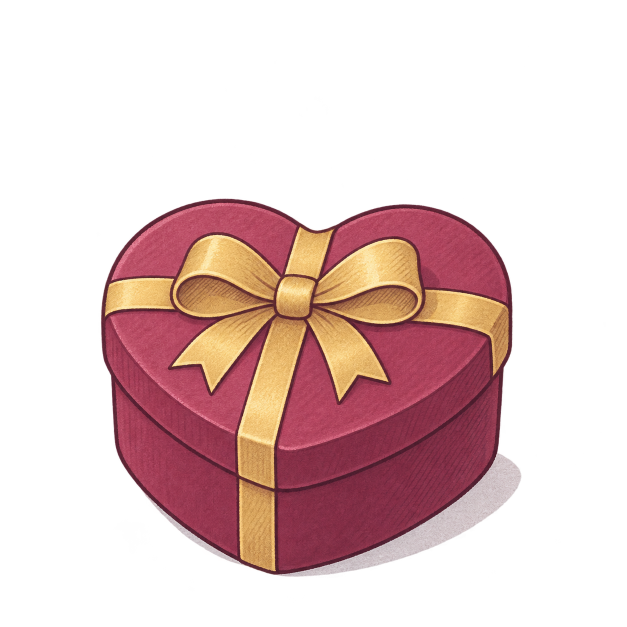
#> input picture design/art/_checks/b3-chocolate-heart-source.png, 1254 x 1254 px (shown at 1/2 size)
$ python finish-b4-vinyl.py --assembled-source ../_checks/b3-chocolate-heart-source.png --record-source ../_checks/b3-lucky-cat-drawer-edit.png --sleeve-source ../_checks/b3-lucky-cat-drawer-edit.png
#> lines starting #> are read from the running program, lines starting #| are printed output that depends on the picture
#!/usr/bin/env python3
"""Align the approved vinyl generation and its two gpt-image-2 isolation edits."""
import argparse
import json
from pathlib import Path

from PIL import Image, ImageChops, ImageDraw, ImageFont

ROOT = Path(__file__).resolve().parents[1]
VESSELS = ROOT / "vessels"
CHECKS = ROOT / "_checks"
PAPER = (246, 248, 251, 255)


def bbox(image):
    return image.getchannel("A").point(lambda value: 255 if value > 25 else 0).getbbox()


def place(image, scale, center):
    size = (round(image.width * scale), round(image.height * scale))
    small = image.resize(size, Image.Resampling.LANCZOS)
    canvas = Image.new("RGBA", image.size)
    canvas.alpha_composite(small, (round(center[0] - size[0] / 2), round(center[1] - size[1] / 2)))
    return canvas


def normalize(image):
    small = image.resize((1024, 1024), Image.Resampling.LANCZOS)
    canvas = Image.new("RGBA", (1024, 1024))
    canvas.alpha_composite(small, (2, 5))
    return canvas


def transform_record(image, x=0, y=0, scale=1):
    """Use the app's default 512,512 scale pivot and fractional x/y translations."""
    size = round(1024 * scale)
    scaled = image.resize((size, size), Image.Resampling.LANCZOS)
    canvas = Image.new("RGBA", (1024, 1024))
    canvas.alpha_composite(scaled, (round(512 + x * 1024 - size / 2),
                                    round(512 + y * 1024 - size / 2)))
    return canvas


def on_paper(image):
    return Image.alpha_composite(Image.new("RGBA", image.size, PAPER), image).convert("RGB")


def main():
    parser = argparse.ArgumentParser()
    parser.add_argument("--assembled-source", type=Path, required=True)
    parser.add_argument("--record-source", type=Path, required=True)
    parser.add_argument("--sleeve-source", type=Path, required=True)
    args = parser.parse_args()
    assembled_source = Image.open(args.assembled_source).convert("RGBA")
#> assembled_source is the input picture: PIL image 1254x1254 RGBA; mean R, G, B, A 58.5, 33.1, 31.8, 84
    record_source = Image.open(args.record_source).convert("RGBA")
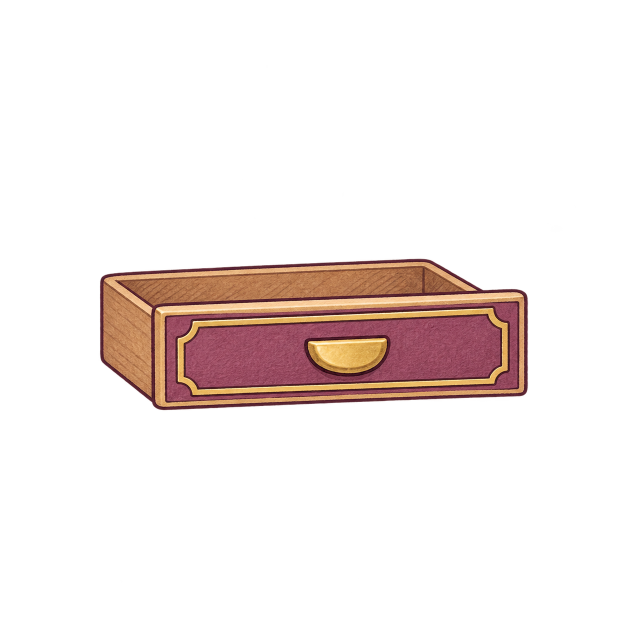
#> input picture design/art/_checks/b3-lucky-cat-drawer-edit.png, 1254 x 1254 px (shown at 1/2 size)
#> record_source is the input picture: PIL image 1254x1254 RGBA; mean R, G, B, A 24.1, 15.1, 12.7, 36
    sleeve_source = Image.open(args.sleeve_source).convert("RGBA")
    assert all(im.size == (1254, 1254) for im in (assembled_source, record_source, sleeve_source))
    # Match the edit's complete record to the original visible semicircle.
    record_native = place(record_source, 0.785, (624, 477))
#> in place, `canvas = Image.new("RGBA", image.size)`: canvas: PIL image 1254x1254 RGBA; every value is 0
#> in place, `canvas.alpha_composite(small, (round(center[0] - size[0] / 2), round(c..`:
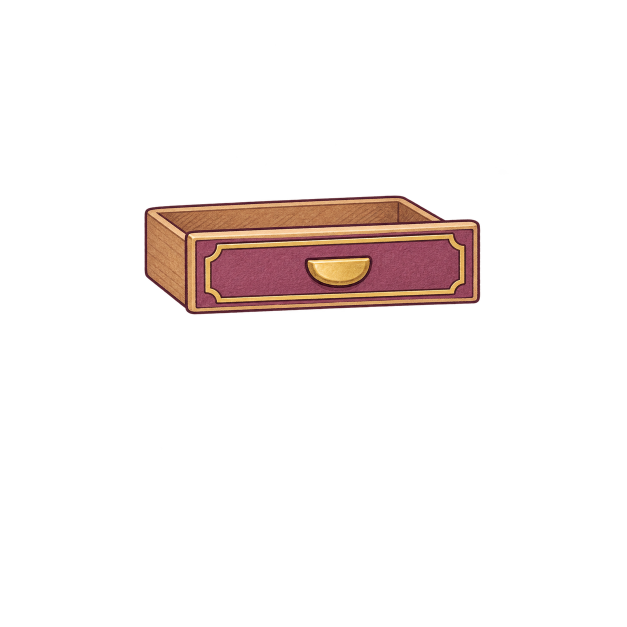
#> canvas: PIL image 1254x1254 RGBA (shown at 1/2 size); mean R, G, B, A 14.8, 9.3, 7.8, 22.1; transparent parts drawn white
    sleeve = normalize(sleeve_source)
#> in normalize, `canvas = Image.new("RGBA", (1024, 1024))`: canvas: PIL image 1024x1024 RGBA; every value is 0
#> in normalize, `canvas.alpha_composite(small, (2, 5))`:
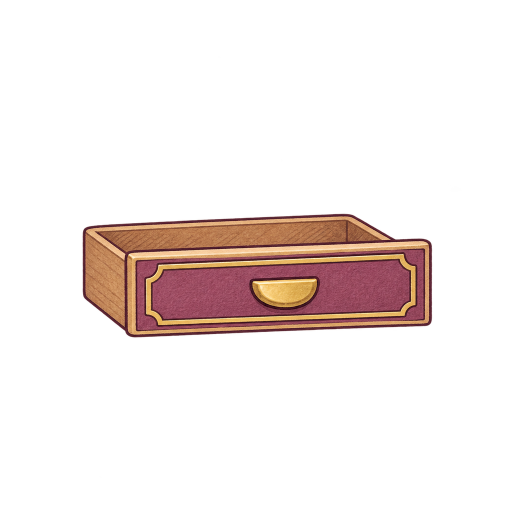
#> canvas: PIL image 1024x1024 RGBA (shown at 1/2 size); mean R, G, B, A 24, 15, 12.6, 36; transparent parts drawn white
    record = normalize(record_native)
#> in normalize (call 2), `canvas.alpha_composite(small, (2, 5))`:
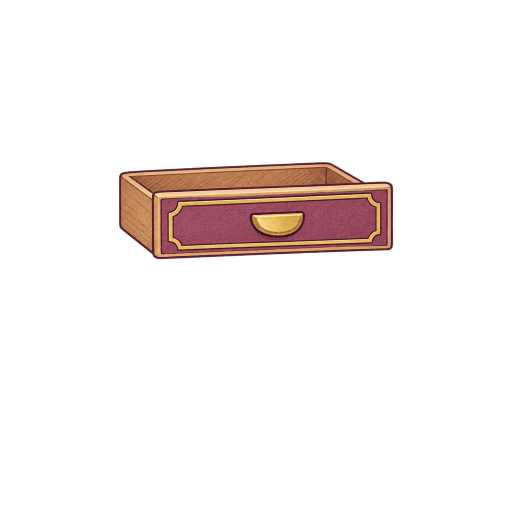
#> canvas: PIL image 1024x1024 RGBA (shown at 1/2 size); mean R, G, B, A 14.8, 9.2, 7.7, 22.1; transparent parts drawn white
    assembled = Image.alpha_composite(record, sleeve)
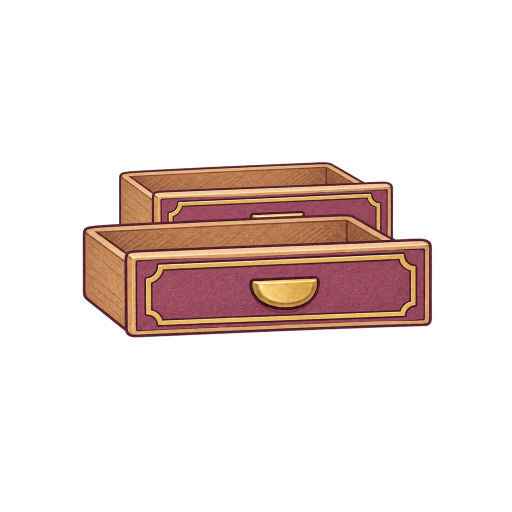
#> assembled: PIL image 1024x1024 RGBA (shown at 1/2 size); mean R, G, B, A 32.9, 20.8, 17.3, 49.4; transparent parts drawn white
    VESSELS.mkdir(exist_ok=True)
    for name, image in (("record", record), ("sleeve", sleeve), ("", assembled)):
        suffix = f"-{name}" if name else ""
        image.save(VESSELS / f"vessel-vinyl{suffix}.png", optimize=True)
#> this loop made 3 passes
#> (name, suffix) on passes 1 to 3: ('record', '-record'), ('sleeve', '-sleeve'), ('', '')
    assert ImageChops.difference(assembled, Image.alpha_composite(record, sleeve)).getbbox() is None
    bounds = bbox(assembled)
#> bounds = (165, 324, 865, 675)
#> (the run stopped early here; a loop or call above may not have finished)
